Frame 1 (no input): blank canvas, image omitted
Frame 60 (no input): blank canvas, image omitted
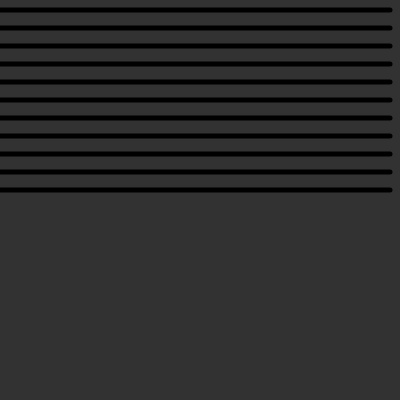
Frame 120 (the mouse pressed at the canvas centre since frame 60)

The p5.js sketch whose frames 1 and 60 were blank and that drew this single picture after the mouse press (run headless with seeded random() and noise() and a simulated clock; from frame 60 on, the mouse is pressed at the canvas centre):

// p5.js sketch
// ── sketch.js
function setup() {
  
  createCanvas(400, 400);
 
  strokeWeight(5);
  //size of the line

}

function draw() {
  background(50);
  //mouse y on the y axis
  for(i = 10; i < mouseY; i = i + 18){
    line(0, i, 390, i);  
    //location of line is defined by X 
  
  }


}
